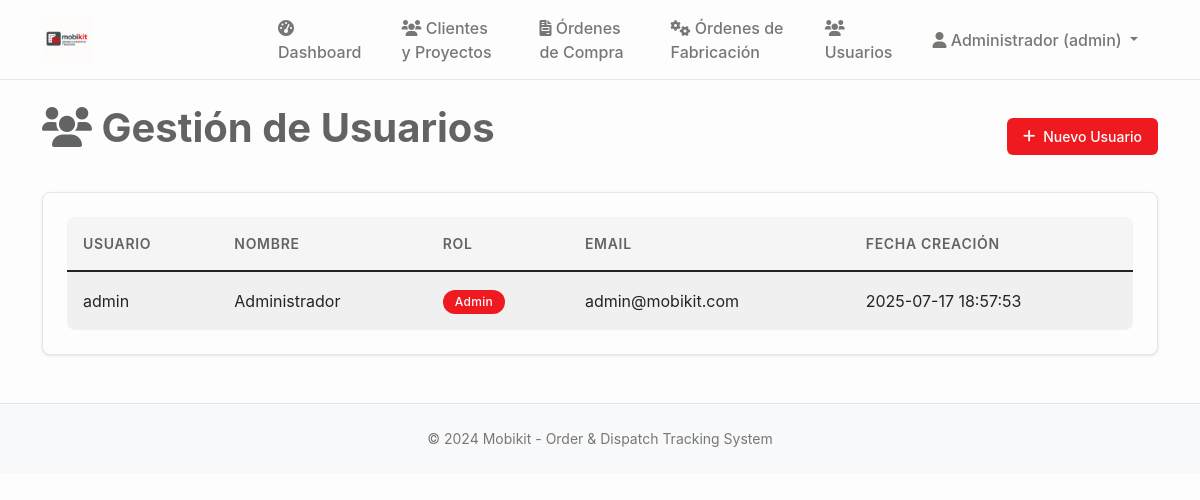
The page /usuarios (signed in) on the database as committed earlier.
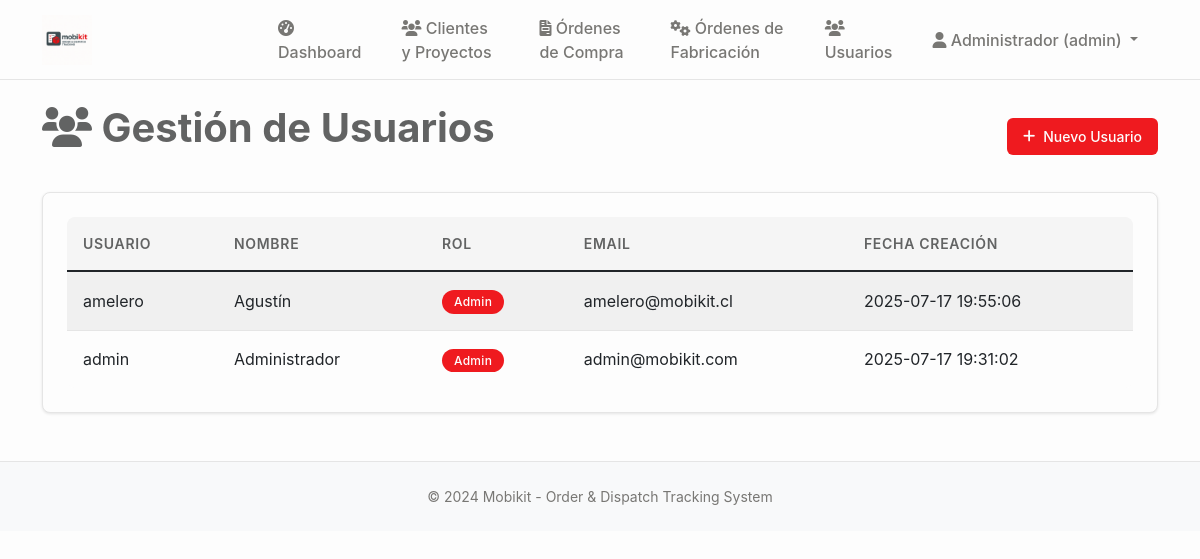
The same page on the database as committed later.
### tables this page shows
CREATE TABLE usuarios (
    id INTEGER PRIMARY KEY AUTOINCREMENT,
    username TEXT UNIQUE NOT NULL,
    password_hash TEXT NOT NULL,
    rol TEXT NOT NULL CHECK (rol IN ('admin', 'general', 'diseñador', 'operación', 'embalaje', 'despacho')),
    nombre TEXT NOT NULL,
    apellido TEXT,
    email TEXT UNIQUE,
    telefono TEXT,
    area_id INTEGER,
    activo BOOLEAN DEFAULT TRUE,
    ultimo_acceso TIMESTAMP,
    created_at TIMESTAMP DEFAULT CURRENT_TIMESTAMP,
    updated_at TIMESTAMP DEFAULT CURRENT_TIMESTAMP,
    FOREIGN KEY (area_id) REFERENCES areas (id)
);

### main.py (the view)
@app.route('/usuarios')
@login_required
@role_required(['admin'])
def usuarios():
    conn = sqlite3.connect('mobikit.db')
    cursor = conn.cursor()
    cursor.execute(
        'SELECT id, username, nombre, rol, email, created_at FROM usuarios ORDER BY created_at DESC'
    )
    usuarios_list = cursor.fetchall()
    conn.close()
    return render_template('usuarios.html',
                           usuarios=usuarios_list,
                           roles=ROLES)

### main.py (called while the page is built)
def login_required(f):
    @wraps(f)
    def decorated_function(*args, **kwargs):
        if 'user_id' not in session:
            return redirect(url_for('login'))
        return f(*args, **kwargs)
    return decorated_function

def role_required(roles):
    def decorator(f):
        @wraps(f)
        def decorated_function(*args, **kwargs):
            if 'user_role' not in session or session['user_role'] not in roles:
                flash('No tienes permisos para acceder a esta página', 'error')
                return redirect(url_for('dashboard'))
            return f(*args, **kwargs)
        return decorated_function
    return decorator

### templates/usuarios.html (shortened to what this page needs)
{% extends "base.html" %}
{% block content %}
<div class="d-flex justify-content-between align-items-center mb-4">
    <h1><i class="fas fa-users"></i> Gestión de Usuarios</h1>
    <button type="button" class="btn btn-primary" data-bs-toggle="modal" data-bs-target="#nuevoUsuarioModal">
        <i class="fas fa-plus"></i> Nuevo Usuario
    </button>
</div>
<div class="card">
    <div class="card-body">
        <div class="table-responsive">
            <table class="table table-striped">
                <thead>
                    <tr>
                        <th>Usuario</th>
                        <th>Nombre</th>
                        <th>Rol</th>
                        <th>Email</th>
                        <th>Fecha Creación</th>
                    </tr>
                </thead>
                <tbody>
                    {% for usuario in usuarios %}
                    <tr>
                        <td>{{ usuario[1] }}</td>
                        <td>{{ usuario[2] }}</td>
                        <td>
                            <span class="badge bg-primary">{{ usuario[3]|title }}</span>
                        </td>
                        <td>{{ usuario[4] if usuario[4] else 'Sin email' }}</td>
                        <td>{{ usuario[5] }}</td>
                    </tr>
                    {% endfor %}
                </tbody>
            </table>
        </div>
    </div>
</div>
{% endblock %}

### templates/base.html (shortened to what this page needs)
<!DOCTYPE html>
<html lang="es">
<head>
    <link href="https://cdn.jsdelivr.net/npm/bootstrap@5.1.3/dist/css/bootstrap.min.css" rel="stylesheet">
    <link href="https://cdnjs.cloudflare.com/ajax/libs/font-awesome/6.0.0/css/all.min.css" rel="stylesheet">
    <link href="{{ url_for('static', filename='css/style.css') }}" rel="stylesheet">
</head>
<body>
    <nav class="navbar navbar-expand-lg navbar-dark bg-primary">
        <div class="container">
            <a class="navbar-brand" href="{{ url_for('dashboard') }}">
                <img src="{{ url_for('static', filename='img/mobikit-logo.png') }}" alt="Mobikit Logo" style="height: 60px; width: auto; object-fit: contain; max-width: 200px;">
            </a>
            {% if session.user_id %}
            <div class="collapse navbar-collapse" id="navbarNav">
                <ul class="navbar-nav me-auto">
                    <li class="nav-item">
                        <a class="nav-link" href="{{ url_for('dashboard') }}">
                            <i class="fas fa-tachometer-alt"></i> Dashboard
                        </a>
                    </li>
                    <li class="nav-item">
                        <a class="nav-link" href="{{ url_for('clientes') }}">
                            <i class="fas fa-users"></i> Clientes y Proyectos
                        </a>
                    </li>
                    <li class="nav-item">
                        <a class="nav-link {% if request.endpoint == 'ordenes_compra' %}active{% endif %}" href="{{ url_for('ordenes_compra') }}">
                            <i class="fas fa-file-invoice"></i> Órdenes de Compra
                        </a>
                    </li>
                    <li class="nav-item">
                        <a class="nav-link {% if request.endpoint == 'ordenes_fabricacion' %}active{% endif %}" href="{{ url_for('ordenes_fabricacion') }}">
                            <i class="fas fa-cogs"></i> Órdenes de Fabricación
                        </a>
                    </li>
                    {% if session.user_role == 'admin' %}
                    <li class="nav-item">
                        <a class="nav-link" href="{{ url_for('usuarios') }}">
                            <i class="fas fa-users"></i> Usuarios
                        </a>
                    </li>
                    {% endif %}
                </ul>
                <ul class="navbar-nav">
                    <li class="nav-item dropdown">
                        <a class="nav-link dropdown-toggle" href="#" id="navbarDropdown" role="button" data-bs-toggle="dropdown">
                            <i class="fas fa-user"></i> {{ session.user_name }} ({{ session.user_role }})
                        </a>
                    </li>
                </ul>
            </div>
            {% endif %}
        </div>
    </nav>
    <main class="container mt-4">
        {% block content %}{% endblock %}
    </main>
    <footer class="bg-light mt-5 py-4">
        <div class="container text-center">
            <p class="mb-0">&copy; 2024 Mobikit - Order & Dispatch Tracking System</p>
        </div>
    </footer>
</body>
</html>

Rows that differ between the two databases and show on the page:
changed usuarios "admin": created_at "2025-07-17 18:57:53" → "2025-07-17 19:31:02"
added usuarios: username "amelero", nombre "Agustín", rol "Admin", email "amelero@mobikit.cl", created_at "2025-07-17 19:55:06"
